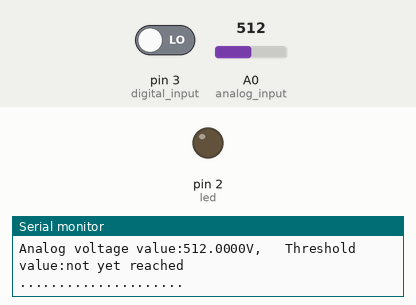
Simulated run of this sketch. Board: Arduino Uno, built with avr-gcc and run on an emulated ATmega328P. Parts: output pins drawn as LEDs (lit = HIGH), the last lines printed to the serial monitor. Inputs (shaded band) come from the test bench; at power-on: pin 3 (digital_input) LOW, A0 (analog_input) = 512.

Above: at 1.8 s.
1.9 s: pin 3 (digital_input) driven HIGH
At 2.3 s:
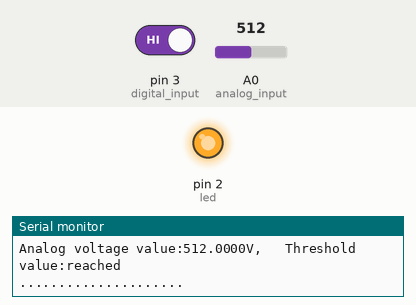
3.5 s: pin 3 (digital_input) driven LOW
At 5.4 s:
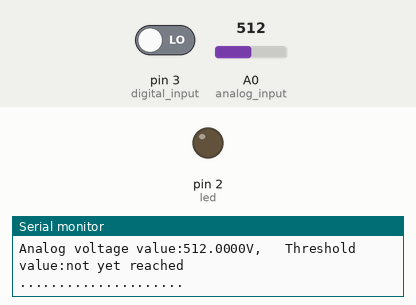
Timing chart, 0 to 6.9 s (numbered marks = the images above; inputs shaded):
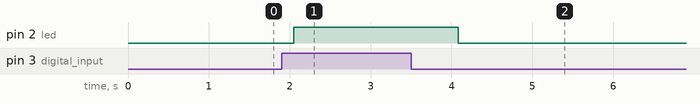

Measured:
- after the input at 1.9 s, pin 2 (led): LOW → HIGH after 0.15 s
- after the input at 3.5 s, pin 2 (led): HIGH → LOW after 0.59 s

The sketch:

Fire_alarm.ino
```cpp
int analog_input=A0;
int digital_input=3;
#define led 2
void setup () {
  pinMode(led,OUTPUT);
  pinMode(analog_input,INPUT);
  Serial.begin(9600);
}
void loop(){
  float analog_value;
  int digital_value;
  analog_value=analogRead(analog_input);
  digital_value=digitalRead(digital_input);

  Serial.print("Analog voltage value:");
  Serial.print(analog_value,4);
  Serial.print("V,\t Threshold value:");
  if(digital_value==1){
    Serial.println("reached");
    digitalWrite(led,HIGH);
  }
  else {
      Serial.println("not yet reached");
      digitalWrite(led,LOW);
  }
  Serial.println(".....................");
  delay(1000);
}
```
